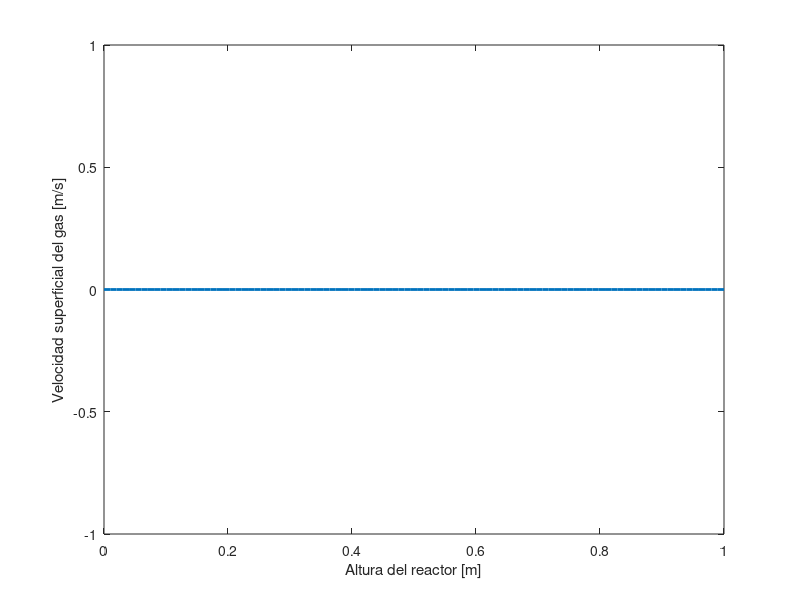

Write MATLAB code to recreate this figure.
clear all
close all
clc
% Datos de entrada
H = 1; % Altura del reactor [m]
D = 0.3; % Diámetro del reactor [m]
G = 50; % Flujo másico del gas [kg/m^2s]
W = 25; % Flujo másico de las partículas [kg/m^2s]
rhog = 0.5; % Densidad del gas [kg/m^3]
rhos = 2000; % Densidad de las partículas [kg/m^3]
dp = 0.001; % Diámetro de las partículas [m]
phi0 = 0.4; % Fracción de vacíos del lecho en el fondo del reactor
epsilon = 0.4; % Porosidad del lecho
mu = 1.8e-5; % Viscosidad del gas [Pa·s]

% Cálculo de la velocidad superficial del gas a lo largo de la altura del reactor
z = linspace(0,H,100); % Vector con las alturas a lo largo del reactor
L = H./phi0; % Altura del lecho
phi = phi0.*ones(size(z)); % Vector con la fracción de vacíos del lecho a lo largo del reactor
Re = (G.*dp)./mu; % Número de Reynolds del gas
C1 = 150; % Constante empírica
C2 = 1.75; % Constante empírica
C3 = 1.5; % Constante empírica
C4 = 2; % Constante empírica
C5 = 1; % Constante empírica
ug = G./(rhog.*phi); % Velocidad superficial del gas
tau = (ug.^2)./((1-phi).^2); % Tensión cortante del gas
dp2 = dp.*(1-phi)./phi; % Diámetro efectivo de las partículas
up = W./(rhos.*pi.*(dp.^2)./4); % Velocidad de las partículas
Rep = (up.*dp2)./mu; % Número de Reynolds de las partículas
Cd = (1-phi).^2.*(C1+C2.*Rep+C3.*Rep.^2)./((dp./dp2).*Rep.^C4+C5.*Rep.^2); % Coeficiente de arrastre
dP = (150.*tau.*(1-phi).^2+1.75.*rhog.*phi.*ug.^2)./((1-phi).^3.*dp.^2.*epsilon.^3)+1.5.*Cd.*rhog.*ug.^2./(dp.*epsilon.^3); % Pérdida de presión
dP0 = dP(end); % Pérdida de presión en la salida del reactor
ug = sqrt((dP-dP0).*((1-phi).^3.*dp.^2.*epsilon.^3)./((150.*(1-phi).^2.*tau+1.75.*rhog.*phi.*ug.^2))); % Nueva velocidad superficial del gas

% Gráfico de la velocidad superficial del gas a lo largo del reactor
figure
plot(z,ug,'LineWidth',2)
xlabel('Altura del reactor [m]')
ylabel('Velocidad superficial del gas [m/s]')
